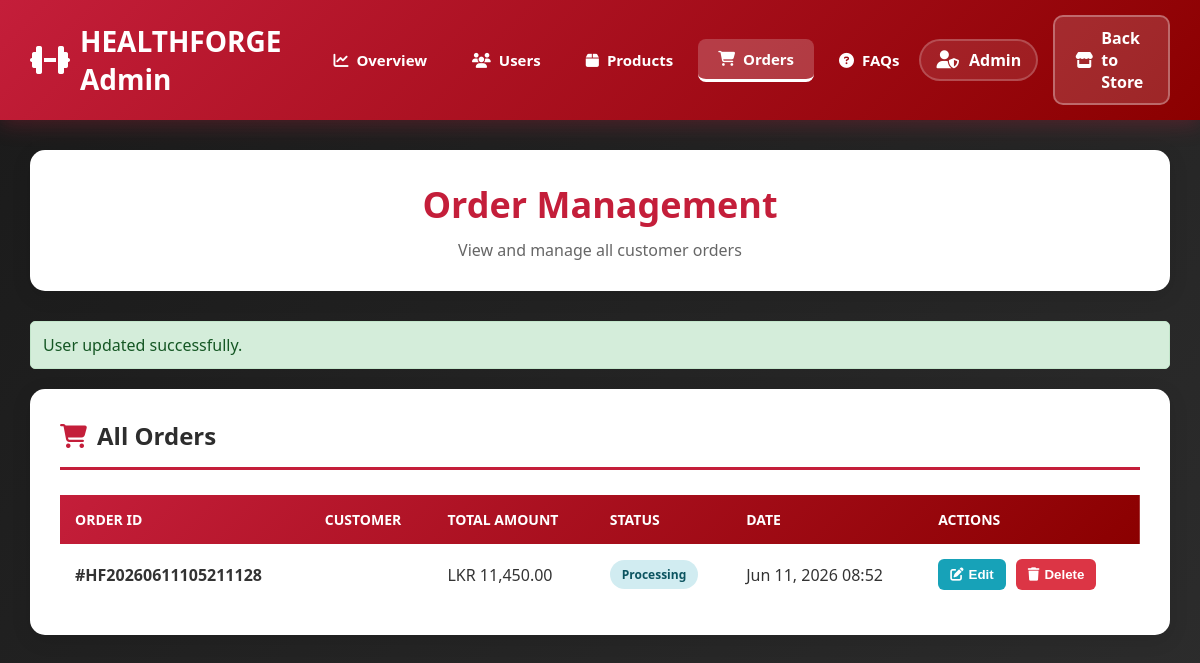
The page /admin/admin-orders.php (signed in) on the database its author committed.
### tables this page shows
CREATE TABLE `orders` (
  `id` int(11) NOT NULL,
  `user_id` int(11) NOT NULL,
  `order_number` varchar(50) NOT NULL,
  `total_amount` decimal(10,2) NOT NULL,
  `status` varchar(50) NOT NULL DEFAULT 'Processing',
  `created_at` timestamp NOT NULL DEFAULT current_timestamp()
);

### models/Order.php (called while the page is built, shortened)
<?php
class Order {
    private $conn;
    private $table_name = "orders";
    public function __construct($db) {
        $this->conn = $db;
    }
    public function getAllOrders() {
        $query = "SELECT o.*, u.name as customer_name, u.email as customer_email
                  FROM " . $this->table_name . " o
                  LEFT JOIN users u ON o.user_id = u.id
                  ORDER BY o.created_at DESC";
        $stmt = $this->conn->prepare($query);
        $stmt->execute();
        return $stmt;
    }
}
?>

### admin/admin-orders.php (the view, shortened to what this page needs)
<?php
include_once '../models/Order.php';
$database = new Database();
$db = $database->getConnection();
$order = new Order($db);
try {
    $orders = $order->getAllOrders();
} catch (Exception $e) {
    $orders = null;
}
include 'admin_header.php';
?>
<div class="page-header">
    <h1>Order Management</h1>
    <p>View and manage all customer orders</p>
</div>
<?php if (isset($_SESSION['success'])): ?>
<div class="alert alert-success" style="background: #d4edda; border: 1px solid #c3e6cb; color: #155724; padding: 12px; border-radius: 5px; margin-bottom: 20px;">
    <?php
    echo $_SESSION['success'];
    ?>
</div>
<?php endif; ?>
<div class="content-section">
    <div class="section-header">
        <h2><i class="fas fa-shopping-cart"></i> All Orders</h2>
    </div>
    <?php if ($orders && $orders->rowCount() > 0): ?>
    <table class="data-table">
        <thead>
            <tr>
                <th>Order ID</th>
                <th>Customer</th>
                <th>Total Amount</th>
                <th>Status</th>
                <th>Date</th>
                <th>Actions</th>
            </tr>
        </thead>
        <tbody>
            <?php while($row = $orders->fetch(PDO::FETCH_ASSOC)): ?>
            <tr>
                <td><strong>#<?php echo htmlspecialchars($row['order_number']); ?></strong></td>
                <td><?php echo htmlspecialchars($row['customer_name']); ?></td>
                <td>LKR <?php echo number_format($row['total_amount'], 2); ?></td>
                <td>
                    <?php
                    $status = $row['status'];
                    $badge_class = 'badge-info';
                    ?>
                    <span class="badge <?php echo $badge_class; ?>">
                        <?php echo ucfirst($status); ?>
                    </span>
                </td>
                <td><?php echo date('M d, Y H:i', strtotime($row['created_at'])); ?></td>
                <td>
                    <div class="action-buttons">
                        <button class="btn-icon btn-edit" onclick="window.location.href='update_order.php?id=<?php echo $row['id']; ?>'">
                            <i class="fas fa-edit"></i> Edit
                        </button>
                        <button class="btn-icon btn-delete" onclick="deleteOrder(<?php echo $row['id']; ?>)">
                            <i class="fas fa-trash"></i> Delete
                        </button>
                    </div>
                </td>
            </tr>
            <?php endwhile; ?>
        </tbody>
    </table>
    <?php endif; ?>
</div>
</div>
</body>
</html>

### css/admin.css (style rules this page uses)
* { margin: 0; padding: 0; box-sizing: border-box; }
body { font-family: 'Segoe UI', Tahoma, Geneva, Verdana, sans-serif; background: linear-gradient(135deg, #1a1a1a 0%, #2d2d2d 100%); min-height: 100vh; color: #333; }
.page-header { background: white; padding: 30px; border-radius: 15px; box-shadow: 0 5px 20px rgba(0, 0, 0, 0.1); margin-bottom: 30px; text-align: center; }
.page-header h1 { color: #c41e3a; font-size: 36px; margin-bottom: 10px; }
.page-header p { color: #666; font-size: 16px; }
.content-section { background: white; padding: 30px; border-radius: 15px; box-shadow: 0 5px 20px rgba(0, 0, 0, 0.1); margin-bottom: 30px; }
.section-header { display: flex; justify-content: space-between; align-items: center; margin-bottom: 25px; padding-bottom: 15px; border-bottom: 3px solid #c41e3a; }
.section-header h2 { color: #2d2d2d; font-size: 24px; display: flex; align-items: center; gap: 10px; }
.section-header h2 i { color: #c41e3a; }
.data-table { width: 100%; border-collapse: collapse; margin-top: 20px; }
.data-table thead { background: linear-gradient(135deg, #c41e3a 0%, #8b0000 100%); color: white; }
.data-table th { padding: 15px; text-align: left; font-weight: 600; text-transform: uppercase; font-size: 14px; }
.data-table td { padding: 15px; border-bottom: 1px solid #e0e0e0; }
.data-table tbody tr:last-child td { border-bottom: none; }
.badge { padding: 6px 12px; border-radius: 20px; font-size: 12px; font-weight: 600; display: inline-block; }
.badge-info { background: #d1ecf1; color: #0c5460; }
.action-buttons { display: flex; gap: 10px; }
.btn-icon { padding: 8px 12px; border: none; border-radius: 6px; cursor: pointer; transition: all 0.3s; display: inline-flex; align-items: center; gap: 5px; font-weight: 600; }
.btn-edit { background: #17a2b8; color: white; }
.btn-delete { background: #dc3545; color: white; }

### rows shown on the page
orders: order_number "HF20260611105211128", total_amount "11,450.00", status "Processing", created_at "Jun 11, 2026 08:52"

### other values the page prints
$_SESSION['user_name'] "Admin"
$_SESSION['success'] "User updated successfully."
